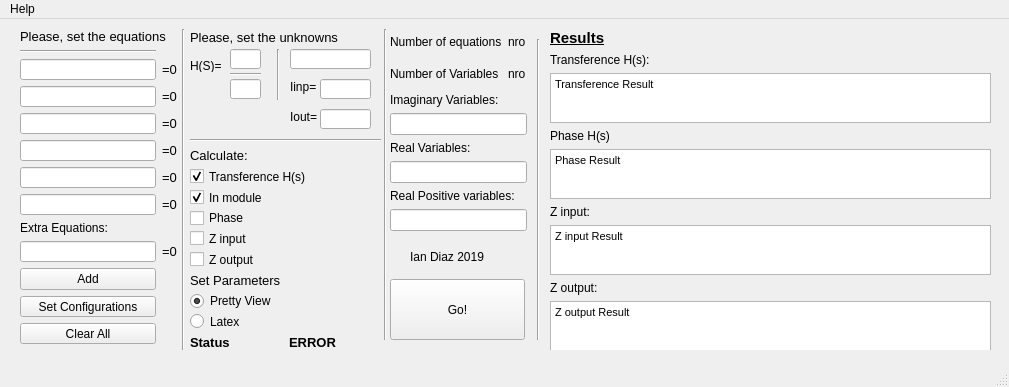
<?xml version="1.0" encoding="UTF-8"?>
<ui version="4.0">
 <class>MainWindow</class>
 <widget class="QMainWindow" name="MainWindow">
  <property name="geometry">
   <rect>
    <x>0</x>
    <y>0</y>
    <width>1009</width>
    <height>387</height>
   </rect>
  </property>
  <property name="windowTitle">
   <string>Circuit Solver 1.0</string>
  </property>
  <property name="animated">
   <bool>true</bool>
  </property>
  <widget class="QWidget" name="centralwidget">
   <widget class="Line" name="line_3">
    <property name="geometry">
     <rect>
      <x>530</x>
      <y>20</y>
      <width>16</width>
      <height>301</height>
     </rect>
    </property>
    <property name="orientation">
     <enum>Qt::Vertical</enum>
    </property>
   </widget>
   <widget class="QPushButton" name="goButton">
    <property name="geometry">
     <rect>
      <x>390</x>
      <y>260</y>
      <width>135</width>
      <height>61</height>
     </rect>
    </property>
    <property name="text">
     <string>Go!</string>
    </property>
   </widget>
   <widget class="QLabel" name="label_14">
    <property name="geometry">
     <rect>
      <x>410</x>
      <y>230</y>
      <width>81</width>
      <height>16</height>
     </rect>
    </property>
    <property name="text">
     <string>Ian Diaz 2019</string>
    </property>
   </widget>
   <widget class="QWidget" name="layoutWidget">
    <property name="geometry">
     <rect>
      <x>20</x>
      <y>10</y>
      <width>157</width>
      <height>315</height>
     </rect>
    </property>
    <layout class="QGridLayout" name="gridLayout">
     <item row="0" column="0" colspan="2">
      <widget class="QLabel" name="mainLabel_eq">
       <property name="font">
        <font>
         <pointsize>10</pointsize>
        </font>
       </property>
       <property name="text">
        <string>Please, set the equations</string>
       </property>
      </widget>
     </item>
     <item row="1" column="0">
      <widget class="Line" name="line">
       <property name="orientation">
        <enum>Qt::Horizontal</enum>
       </property>
      </widget>
     </item>
     <item row="2" column="0">
      <widget class="QLineEdit" name="eqCreator_1"/>
     </item>
     <item row="2" column="1">
      <widget class="QLabel" name="label_4">
       <property name="font">
        <font>
         <pointsize>10</pointsize>
        </font>
       </property>
       <property name="text">
        <string>=0</string>
       </property>
      </widget>
     </item>
     <item row="3" column="0">
      <widget class="QLineEdit" name="eqCreator_2"/>
     </item>
     <item row="3" column="1">
      <widget class="QLabel" name="label_6">
       <property name="font">
        <font>
         <pointsize>10</pointsize>
        </font>
       </property>
       <property name="text">
        <string>=0</string>
       </property>
      </widget>
     </item>
     <item row="4" column="0">
      <widget class="QLineEdit" name="eqCreator_3"/>
     </item>
     <item row="4" column="1">
      <widget class="QLabel" name="label_8">
       <property name="font">
        <font>
         <pointsize>10</pointsize>
        </font>
       </property>
       <property name="text">
        <string>=0</string>
       </property>
      </widget>
     </item>
     <item row="5" column="0">
      <widget class="QLineEdit" name="eqCreator_4"/>
     </item>
     <item row="5" column="1">
      <widget class="QLabel" name="label_10">
       <property name="font">
        <font>
         <pointsize>10</pointsize>
        </font>
       </property>
       <property name="text">
        <string>=0</string>
       </property>
      </widget>
     </item>
     <item row="6" column="0">
      <widget class="QLineEdit" name="eqCreator_5"/>
     </item>
     <item row="6" column="1">
      <widget class="QLabel" name="label_11">
       <property name="font">
        <font>
         <pointsize>10</pointsize>
        </font>
       </property>
       <property name="text">
        <string>=0</string>
       </property>
      </widget>
     </item>
     <item row="7" column="0">
      <widget class="QLineEdit" name="eqCreator_6"/>
     </item>
     <item row="7" column="1">
      <widget class="QLabel" name="label_12">
       <property name="font">
        <font>
         <pointsize>10</pointsize>
        </font>
       </property>
       <property name="text">
        <string>=0</string>
       </property>
      </widget>
     </item>
     <item row="8" column="0">
      <widget class="QLabel" name="label_18">
       <property name="text">
        <string>Extra Equations:</string>
       </property>
      </widget>
     </item>
     <item row="9" column="0">
      <widget class="QLineEdit" name="extraEquationsLineEdit"/>
     </item>
     <item row="9" column="1">
      <widget class="QLabel" name="label_19">
       <property name="font">
        <font>
         <pointsize>10</pointsize>
        </font>
       </property>
       <property name="text">
        <string>=0</string>
       </property>
      </widget>
     </item>
     <item row="10" column="0">
      <widget class="QPushButton" name="addButton">
       <property name="text">
        <string>Add</string>
       </property>
      </widget>
     </item>
     <item row="11" column="0">
      <widget class="QPushButton" name="setConfigurationsButton">
       <property name="text">
        <string>Set Configurations</string>
       </property>
      </widget>
     </item>
     <item row="12" column="0">
      <widget class="QPushButton" name="clearAllButton">
       <property name="text">
        <string>Clear All</string>
       </property>
      </widget>
     </item>
    </layout>
   </widget>
   <widget class="QWidget" name="layoutWidget">
    <property name="geometry">
     <rect>
      <x>190</x>
      <y>120</y>
      <width>191</width>
      <height>211</height>
     </rect>
    </property>
    <layout class="QVBoxLayout" name="verticalLayout_4">
     <item>
      <layout class="QVBoxLayout" name="verticalLayout">
       <item>
        <widget class="Line" name="line_2">
         <property name="orientation">
          <enum>Qt::Horizontal</enum>
         </property>
        </widget>
       </item>
       <item>
        <widget class="QLabel" name="label">
         <property name="font">
          <font>
           <pointsize>10</pointsize>
          </font>
         </property>
         <property name="text">
          <string>Calculate:</string>
         </property>
        </widget>
       </item>
       <item>
        <widget class="QCheckBox" name="transferenceChkBox">
         <property name="text">
          <string>Transference H(s)</string>
         </property>
         <property name="checked">
          <bool>true</bool>
         </property>
        </widget>
       </item>
       <item>
        <widget class="QCheckBox" name="modChkBox">
         <property name="text">
          <string>In module</string>
         </property>
         <property name="checked">
          <bool>true</bool>
         </property>
        </widget>
       </item>
       <item>
        <widget class="QCheckBox" name="phaseCheckBox">
         <property name="text">
          <string>Phase</string>
         </property>
        </widget>
       </item>
       <item>
        <widget class="QCheckBox" name="zInpChkBox">
         <property name="text">
          <string>Z input</string>
         </property>
        </widget>
       </item>
       <item>
        <widget class="QCheckBox" name="zOutChkBox">
         <property name="text">
          <string>Z output</string>
         </property>
        </widget>
       </item>
       <item>
        <widget class="QLabel" name="label_2">
         <property name="font">
          <font>
           <pointsize>10</pointsize>
          </font>
         </property>
         <property name="text">
          <string>Set Parameters</string>
         </property>
        </widget>
       </item>
       <item>
        <widget class="QRadioButton" name="prettyViewButton">
         <property name="text">
          <string>Pretty View</string>
         </property>
         <property name="checkable">
          <bool>true</bool>
         </property>
         <property name="checked">
          <bool>true</bool>
         </property>
         <property name="autoExclusive">
          <bool>true</bool>
         </property>
        </widget>
       </item>
       <item>
        <widget class="QRadioButton" name="latexButton">
         <property name="text">
          <string>Latex</string>
         </property>
        </widget>
       </item>
      </layout>
     </item>
     <item>
      <layout class="QHBoxLayout" name="horizontalLayout">
       <item>
        <widget class="QLabel" name="lblStatus_1">
         <property name="font">
          <font>
           <pointsize>10</pointsize>
           <weight>75</weight>
           <bold>true</bold>
          </font>
         </property>
         <property name="text">
          <string>Status </string>
         </property>
        </widget>
       </item>
       <item>
        <widget class="QLabel" name="lblStatus">
         <property name="palette">
          <palette>
           <active>
            <colorrole role="Text">
             <brush brushstyle="SolidPattern">
              <color alpha="255">
               <red>0</red>
               <green>255</green>
               <blue>0</blue>
              </color>
             </brush>
            </colorrole>
            <colorrole role="PlaceholderText">
             <brush brushstyle="SolidPattern">
              <color alpha="128">
               <red>0</red>
               <green>255</green>
               <blue>0</blue>
              </color>
             </brush>
            </colorrole>
           </active>
           <inactive>
            <colorrole role="Text">
             <brush brushstyle="SolidPattern">
              <color alpha="255">
               <red>0</red>
               <green>255</green>
               <blue>0</blue>
              </color>
             </brush>
            </colorrole>
            <colorrole role="PlaceholderText">
             <brush brushstyle="SolidPattern">
              <color alpha="128">
               <red>0</red>
               <green>255</green>
               <blue>0</blue>
              </color>
             </brush>
            </colorrole>
           </inactive>
           <disabled>
            <colorrole role="Text">
             <brush brushstyle="SolidPattern">
              <color alpha="255">
               <red>120</red>
               <green>120</green>
               <blue>120</blue>
              </color>
             </brush>
            </colorrole>
            <colorrole role="PlaceholderText">
             <brush brushstyle="SolidPattern">
              <color alpha="128">
               <red>0</red>
               <green>0</green>
               <blue>0</blue>
              </color>
             </brush>
            </colorrole>
           </disabled>
          </palette>
         </property>
         <property name="font">
          <font>
           <pointsize>10</pointsize>
           <weight>75</weight>
           <bold>true</bold>
          </font>
         </property>
         <property name="text">
          <string>ERROR</string>
         </property>
        </widget>
       </item>
      </layout>
     </item>
    </layout>
   </widget>
   <widget class="QWidget" name="layoutWidget">
    <property name="geometry">
     <rect>
      <x>390</x>
      <y>10</y>
      <width>137</width>
      <height>202</height>
     </rect>
    </property>
    <layout class="QVBoxLayout" name="verticalLayout_3">
     <item>
      <layout class="QGridLayout" name="gridLayout_2">
       <item row="0" column="0">
        <widget class="QLabel" name="label_20">
         <property name="text">
          <string>Number of equations</string>
         </property>
        </widget>
       </item>
       <item row="0" column="1">
        <widget class="QLabel" name="numEqLabel">
         <property name="text">
          <string>nro</string>
         </property>
        </widget>
       </item>
       <item row="1" column="0">
        <widget class="QLabel" name="label_21">
         <property name="text">
          <string>Number of Variables</string>
         </property>
        </widget>
       </item>
       <item row="1" column="1">
        <widget class="QLabel" name="numVarLabel">
         <property name="text">
          <string>nro</string>
         </property>
        </widget>
       </item>
      </layout>
     </item>
     <item>
      <layout class="QVBoxLayout" name="verticalLayout_2">
       <item>
        <widget class="QLabel" name="label_15">
         <property name="text">
          <string>Imaginary Variables:</string>
         </property>
        </widget>
       </item>
       <item>
        <widget class="QLineEdit" name="imaginaryVariablesLineEdit"/>
       </item>
       <item>
        <widget class="QLabel" name="label_16">
         <property name="text">
          <string>Real Variables:</string>
         </property>
        </widget>
       </item>
       <item>
        <widget class="QLineEdit" name="realVariablesLineEdit"/>
       </item>
       <item>
        <widget class="QLabel" name="label_17">
         <property name="text">
          <string>Real Positive variables:</string>
         </property>
        </widget>
       </item>
       <item>
        <widget class="QLineEdit" name="realPosVariablesLineEdit"/>
       </item>
      </layout>
     </item>
    </layout>
   </widget>
   <widget class="QWidget" name="layoutWidget">
    <property name="geometry">
     <rect>
      <x>550</x>
      <y>10</y>
      <width>441</width>
      <height>321</height>
     </rect>
    </property>
    <layout class="QVBoxLayout" name="verticalLayout_5">
     <item>
      <widget class="QLabel" name="label_3">
       <property name="font">
        <font>
         <pointsize>11</pointsize>
         <weight>75</weight>
         <italic>false</italic>
         <bold>true</bold>
         <underline>true</underline>
        </font>
       </property>
       <property name="text">
        <string>Results</string>
       </property>
      </widget>
     </item>
     <item>
      <widget class="QLabel" name="label_5">
       <property name="font">
        <font>
         <pointsize>9</pointsize>
         <italic>false</italic>
        </font>
       </property>
       <property name="text">
        <string>Transference H(s):</string>
       </property>
      </widget>
     </item>
     <item>
      <widget class="QTextEdit" name="transferenceResultTextEdit">
       <property name="html">
        <string>&lt;!DOCTYPE HTML PUBLIC &quot;-//W3C//DTD HTML 4.0//EN&quot; &quot;http://www.w3.org/TR/REC-html40/strict.dtd&quot;&gt;
&lt;html&gt;&lt;head&gt;&lt;meta name=&quot;qrichtext&quot; content=&quot;1&quot; /&gt;&lt;style type=&quot;text/css&quot;&gt;
p, li { white-space: pre-wrap; }
&lt;/style&gt;&lt;/head&gt;&lt;body style=&quot; font-family:'MS Shell Dlg 2'; font-size:8.25pt; font-weight:400; font-style:normal;&quot;&gt;
&lt;p style=&quot; margin-top:0px; margin-bottom:0px; margin-left:0px; margin-right:0px; -qt-block-indent:0; text-indent:0px;&quot;&gt;Transference Result&lt;/p&gt;&lt;/body&gt;&lt;/html&gt;</string>
       </property>
      </widget>
     </item>
     <item>
      <widget class="QLabel" name="label_13">
       <property name="font">
        <font>
         <pointsize>9</pointsize>
         <italic>false</italic>
        </font>
       </property>
       <property name="text">
        <string>Phase H(s)</string>
       </property>
      </widget>
     </item>
     <item>
      <widget class="QTextEdit" name="phaseResultTextEdit">
       <property name="html">
        <string>&lt;!DOCTYPE HTML PUBLIC &quot;-//W3C//DTD HTML 4.0//EN&quot; &quot;http://www.w3.org/TR/REC-html40/strict.dtd&quot;&gt;
&lt;html&gt;&lt;head&gt;&lt;meta name=&quot;qrichtext&quot; content=&quot;1&quot; /&gt;&lt;style type=&quot;text/css&quot;&gt;
p, li { white-space: pre-wrap; }
&lt;/style&gt;&lt;/head&gt;&lt;body style=&quot; font-family:'MS Shell Dlg 2'; font-size:8.25pt; font-weight:400; font-style:normal;&quot;&gt;
&lt;p style=&quot; margin-top:0px; margin-bottom:0px; margin-left:0px; margin-right:0px; -qt-block-indent:0; text-indent:0px;&quot;&gt;Phase Result&lt;/p&gt;&lt;/body&gt;&lt;/html&gt;</string>
       </property>
      </widget>
     </item>
     <item>
      <widget class="QLabel" name="label_7">
       <property name="font">
        <font>
         <pointsize>9</pointsize>
         <italic>false</italic>
        </font>
       </property>
       <property name="text">
        <string>Z input:</string>
       </property>
      </widget>
     </item>
     <item>
      <widget class="QTextEdit" name="zInpResultTextEdit">
       <property name="html">
        <string>&lt;!DOCTYPE HTML PUBLIC &quot;-//W3C//DTD HTML 4.0//EN&quot; &quot;http://www.w3.org/TR/REC-html40/strict.dtd&quot;&gt;
&lt;html&gt;&lt;head&gt;&lt;meta name=&quot;qrichtext&quot; content=&quot;1&quot; /&gt;&lt;style type=&quot;text/css&quot;&gt;
p, li { white-space: pre-wrap; }
&lt;/style&gt;&lt;/head&gt;&lt;body style=&quot; font-family:'MS Shell Dlg 2'; font-size:8.25pt; font-weight:400; font-style:normal;&quot;&gt;
&lt;p style=&quot; margin-top:0px; margin-bottom:0px; margin-left:0px; margin-right:0px; -qt-block-indent:0; text-indent:0px;&quot;&gt;Z input Result&lt;/p&gt;
&lt;p style=&quot;-qt-paragraph-type:empty; margin-top:0px; margin-bottom:0px; margin-left:0px; margin-right:0px; -qt-block-indent:0; text-indent:0px;&quot;&gt;&lt;br /&gt;&lt;/p&gt;&lt;/body&gt;&lt;/html&gt;</string>
       </property>
      </widget>
     </item>
     <item>
      <widget class="QLabel" name="label_9">
       <property name="font">
        <font>
         <pointsize>9</pointsize>
         <italic>false</italic>
        </font>
       </property>
       <property name="text">
        <string>Z output:</string>
       </property>
      </widget>
     </item>
     <item>
      <widget class="QTextEdit" name="zOutResultTextEdit">
       <property name="html">
        <string>&lt;!DOCTYPE HTML PUBLIC &quot;-//W3C//DTD HTML 4.0//EN&quot; &quot;http://www.w3.org/TR/REC-html40/strict.dtd&quot;&gt;
&lt;html&gt;&lt;head&gt;&lt;meta name=&quot;qrichtext&quot; content=&quot;1&quot; /&gt;&lt;style type=&quot;text/css&quot;&gt;
p, li { white-space: pre-wrap; }
&lt;/style&gt;&lt;/head&gt;&lt;body style=&quot; font-family:'MS Shell Dlg 2'; font-size:8.25pt; font-weight:400; font-style:normal;&quot;&gt;
&lt;p style=&quot; margin-top:0px; margin-bottom:0px; margin-left:0px; margin-right:0px; -qt-block-indent:0; text-indent:0px;&quot;&gt;Z output Result&lt;/p&gt;
&lt;p style=&quot;-qt-paragraph-type:empty; margin-top:0px; margin-bottom:0px; margin-left:0px; margin-right:0px; -qt-block-indent:0; text-indent:0px;&quot;&gt;&lt;br /&gt;&lt;/p&gt;&lt;/body&gt;&lt;/html&gt;</string>
       </property>
      </widget>
     </item>
    </layout>
   </widget>
   <widget class="QLabel" name="mainLabel_unk">
    <property name="geometry">
     <rect>
      <x>190</x>
      <y>10</y>
      <width>187</width>
      <height>16</height>
     </rect>
    </property>
    <property name="font">
     <font>
      <pointsize>10</pointsize>
     </font>
    </property>
    <property name="text">
     <string>Please, set the unknowns</string>
    </property>
   </widget>
   <widget class="QLineEdit" name="unkCreator">
    <property name="geometry">
     <rect>
      <x>290</x>
      <y>30</y>
      <width>81</width>
      <height>20</height>
     </rect>
    </property>
   </widget>
   <widget class="QLabel" name="label_22">
    <property name="geometry">
     <rect>
      <x>190</x>
      <y>40</y>
      <width>47</width>
      <height>13</height>
     </rect>
    </property>
    <property name="text">
     <string>H(S)=</string>
    </property>
   </widget>
   <widget class="QLineEdit" name="voLineEdit">
    <property name="geometry">
     <rect>
      <x>230</x>
      <y>30</y>
      <width>31</width>
      <height>20</height>
     </rect>
    </property>
   </widget>
   <widget class="Line" name="line_4">
    <property name="geometry">
     <rect>
      <x>230</x>
      <y>47</y>
      <width>31</width>
      <height>16</height>
     </rect>
    </property>
    <property name="orientation">
     <enum>Qt::Horizontal</enum>
    </property>
   </widget>
   <widget class="QLineEdit" name="viLineEdit">
    <property name="geometry">
     <rect>
      <x>230</x>
      <y>60</y>
      <width>31</width>
      <height>20</height>
     </rect>
    </property>
   </widget>
   <widget class="Line" name="line_5">
    <property name="geometry">
     <rect>
      <x>270</x>
      <y>30</y>
      <width>16</width>
      <height>51</height>
     </rect>
    </property>
    <property name="orientation">
     <enum>Qt::Vertical</enum>
    </property>
   </widget>
   <widget class="QLabel" name="label_23">
    <property name="geometry">
     <rect>
      <x>290</x>
      <y>60</y>
      <width>31</width>
      <height>16</height>
     </rect>
    </property>
    <property name="text">
     <string>Iinp=</string>
    </property>
   </widget>
   <widget class="QLineEdit" name="iinpLineEdit">
    <property name="geometry">
     <rect>
      <x>320</x>
      <y>60</y>
      <width>51</width>
      <height>20</height>
     </rect>
    </property>
   </widget>
   <widget class="QLabel" name="label_24">
    <property name="geometry">
     <rect>
      <x>290</x>
      <y>90</y>
      <width>31</width>
      <height>16</height>
     </rect>
    </property>
    <property name="text">
     <string>Iout=</string>
    </property>
   </widget>
   <widget class="QLineEdit" name="ioutLineEdit">
    <property name="geometry">
     <rect>
      <x>320</x>
      <y>90</y>
      <width>51</width>
      <height>20</height>
     </rect>
    </property>
   </widget>
   <widget class="Line" name="line_6">
    <property name="geometry">
     <rect>
      <x>175</x>
      <y>10</y>
      <width>16</width>
      <height>321</height>
     </rect>
    </property>
    <property name="orientation">
     <enum>Qt::Vertical</enum>
    </property>
   </widget>
   <widget class="Line" name="line_7">
    <property name="geometry">
     <rect>
      <x>375</x>
      <y>10</y>
      <width>20</width>
      <height>311</height>
     </rect>
    </property>
    <property name="orientation">
     <enum>Qt::Vertical</enum>
    </property>
   </widget>
  </widget>
  <widget class="QMenuBar" name="menubar">
   <property name="geometry">
    <rect>
     <x>0</x>
     <y>0</y>
     <width>1009</width>
     <height>21</height>
    </rect>
   </property>
   <widget class="QMenu" name="menuHelp">
    <property name="title">
     <string>Help</string>
    </property>
    <addaction name="actionAbout"/>
   </widget>
   <addaction name="menuHelp"/>
  </widget>
  <widget class="QStatusBar" name="statusbar"/>
  <action name="actionAbout">
   <property name="text">
    <string>About</string>
   </property>
  </action>
 </widget>
 <resources/>
 <connections/>
</ui>
